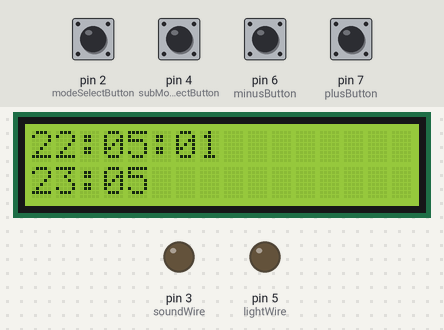
A sketch run on a simulated Arduino Uno, built with avr-gcc and run on an emulated ATmega328P. Parts: 16×2 character LCD, output pins drawn as LEDs (lit = HIGH). Inputs (shaded band) come from the test bench; at power-on: pin 2 (modeSelectButton) HIGH, pin 4 (subModeSelectButton), pin 6 (minusButton), pin 7 (plusButton) LOW.

Above: at 1.6 s.
1.7 s: pin 2 (modeSelectButton) pulled LOW for 0.15 s
At 2.26 s:
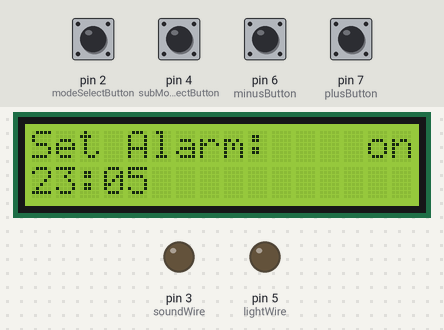
4.5 s: pin 6 (minusButton) pulled HIGH for 0.15 s
At 5.4 s:
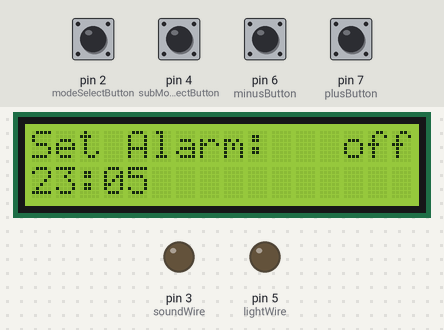
7.6 s: pin 2 (modeSelectButton) pulled LOW for 1 s
At 10.4 s:
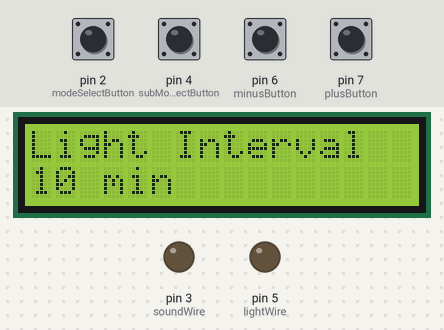
10.5 s: pin 2 (modeSelectButton) pulled LOW for 0.15 s
At 11.27 s:
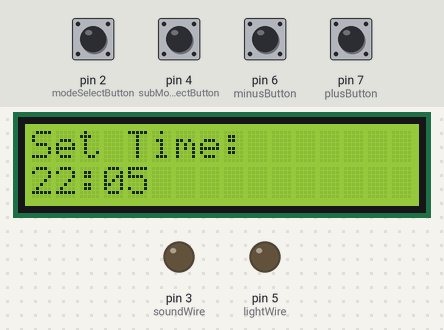
13.6 s: pin 4 (subModeSelectButton) pulled HIGH for 0.15 s
At 14.77 s:
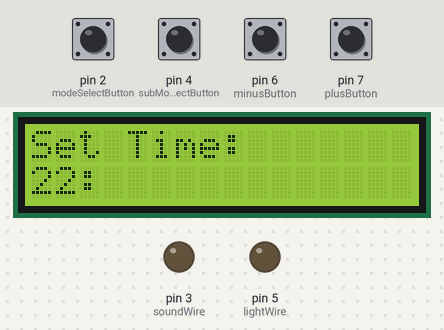
16.5 s: pin 7 (plusButton) pulled HIGH for 0.15 s
At 17.27 s:
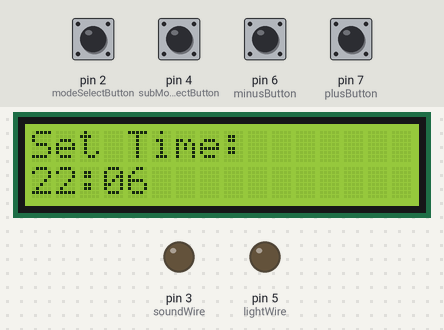
Timing chart, 0 to 19.5 s (numbered marks = the images above; inputs shaded):
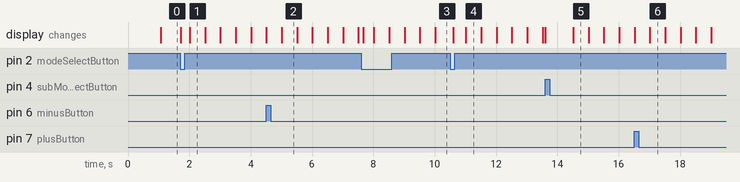

The sketch:

main.ino
```cpp
#include <LiquidCrystal.h>
#include <MsTimer2.h>
#include <TimerFreeTone.h>
#include <Metro.h>

/*
STATES
==================
0 = time
1 = alarm high
2 = set alarm
*/

/*LCD SETUP LCD SETUP LCD SETUP LCD SETUP LCD SETUP LCD SETUP */
const int rs = 13, en = 12, d4 = 11, d5 = 10, d6 = 9, d7 = 8;
LiquidCrystal lcd(rs, en, d4, d5, d6, d7);

//BUTTONS
const int plusButton = 7;
const int soundWire = 3;
const int minusButton = 6;
const int subModeSelectButton = 4;
const int lightWire = 5;
const int modeSelectButton = 2;

uint8_t state = 0;
uint8_t *subState;

uint8_t timeHours = 22;
uint8_t timeMinutes = 5;
uint8_t timeSeconds = 0;

uint8_t alarmHours = 23;
uint8_t alarmMinutes = 5;

uint8_t lightInterval = 10;
uint8_t alarmEnabled = 1;
bool snoozed = false;

void setup()
{

  //LCD ==========================
  lcd.begin(16, 2);

  //INTERRUPTS ===================
  attachInterrupt(digitalPinToInterrupt(modeSelectButton), modeSelect, FALLING);
  MsTimer2::set(1000, oneSecond);
  MsTimer2::start();

  //BUTTONS ======================
  pinMode(plusButton, INPUT);
  pinMode(minusButton, INPUT);
  pinMode(subModeSelectButton, INPUT);
  pinMode(soundWire, OUTPUT);
  pinMode(lightWire, OUTPUT);

  loadHome();
}


void normalizeTime()
{

  //ALARM ENABLED
  if(alarmEnabled%2 == 1) alarmEnabled = 1;
  if(alarmEnabled%2 == 0) alarmEnabled = 0;

  //LIGHT
  if(lightInterval < 5) lightInterval = 5;
  if(lightInterval > 60) lightInterval = 60;

  //TIME
  if(timeSeconds > 59)
  {
    timeMinutes += timeSeconds/60;
    timeSeconds %= 60;
  }

  if(timeMinutes > 59)
  {
    timeHours += timeMinutes/60;
    timeMinutes %= 60;
  }

  if(timeHours > 23)
    timeHours %= 24;


  //ALARM
  if(alarmMinutes > 59)
  {
    alarmHours += alarmMinutes/60;
    alarmMinutes %= 60;
  }

  if(alarmHours > 23)
    alarmHours %= 24;

}

void loop()
{

  //ALARM IS SOUNDING AND LIGHTS ARE FLASHING
  if(state == 1)
  {
    static Metro blink1Metro = Metro(100);

    if(blink1Metro.check())
    {
      static int y = 0;
      y = !y;

      //LIGHT OFF TONE ON
      if(y)
      {
        TimerFreeTone(soundWire, 1000, 100);
        digitalWrite(lightWire, LOW);
      }

      //LIGHT ON TONE OFF
      else
      {
        TimerFreeTone(soundWire, 0, 100);
        digitalWrite(lightWire, HIGH);
      }
    }
  }

  while(state == 2)
  {
    static int minusState = 0;
    static int plusState = 0;
    static int subModeChangeState = 0;
    static Metro blinkTimer = Metro(500);
    static bool blinkTimerFlag = false;

    if(blinkTimer.check())
    {
      blinkTimerFlag = !blinkTimerFlag;
      loadAlarmSet(blinkTimerFlag);
    }

    if(digitalRead(plusButton) && !minusState)
    {
      if(subState) (*subState)++;
      minusState = 1;
      normalizeTime();
      loadAlarmSet(false);
    }

    if(digitalRead(minusButton) && !plusState)
    {
      if(subState) (*subState)--;
      plusState = 1;
      normalizeTime();
      loadAlarmSet(false);
    }

    if(digitalRead(subModeSelectButton) && !subModeChangeState)
    {
      if(subState == &alarmEnabled) subState = &alarmHours;
      else if(subState == &alarmHours) subState = &alarmMinutes;
      else if(subState == &alarmMinutes) subState = &alarmEnabled;
      subModeChangeState = 1;
      loadAlarmSet(false);
    }

    if(!digitalRead(plusButton)) minusState = 0;
    if(!digitalRead(minusButton)) plusState = 0;
    if(!digitalRead(subModeSelectButton)) subModeChangeState = 0;
  }

  while(state == 3)
  {
    static int minusState = 0;
    static int plusState = 0;
    static Metro blinkTimer = Metro(500);
    static bool blinkTimerFlag = false;

    if(blinkTimer.check())
    {
      blinkTimerFlag = !blinkTimerFlag;
      loadLightSet(blinkTimerFlag);
    }

    if(digitalRead(plusButton) && !minusState)
    {
      if(subState) (*subState)++;
      minusState = 1;
      normalizeTime();
      loadLightSet(false);
    }

    if(digitalRead(minusButton) && !plusState)
    {
      if(subState) (*subState)--;
      plusState = 1;
      normalizeTime();
      loadLightSet(false);
    }

    if(!digitalRead(plusButton)) minusState = 0;
    if(!digitalRead(minusButton)) plusState = 0;

  }


  while(state == 4)
  {
    static int minusState = 0;
    static int plusState = 0;
    static int subModeChangeState = 0;
    static Metro blinkTimer = Metro(500);
    static bool blinkTimerFlag = false;

    if(blinkTimer.check())
    {
      blinkTimerFlag = !blinkTimerFlag;
      loadTimeSet(blinkTimerFlag);
    }

    if(digitalRead(plusButton) && !minusState)
    {
      if(subState) (*subState)++;
      minusState = 1;
      normalizeTime();
      loadTimeSet(false);
    }

    if(digitalRead(minusButton) && !plusState)
    {
      if(subState) (*subState)--;
      plusState = 1;
      normalizeTime();
      loadTimeSet(false);
    }

    if(digitalRead(subModeSelectButton) && !subModeChangeState)
    {
      if(subState == &timeHours) subState = &timeMinutes;
      else if(subState == &timeMinutes) subState = &timeHours;
      subModeChangeState = 1;
      loadTimeSet(false);
    }

    if(!digitalRead(plusButton)) minusState = 0;
    if(!digitalRead(minusButton)) plusState = 0;
    if(!digitalRead(subModeSelectButton)) subModeChangeState = 0;
  }

}
```

interrupts.ino
```cpp
void modeSelect()
{

   static unsigned long lastTime = 0;
   unsigned long interruptTime = millis();

   if(interruptTime - lastTime > 200)
   {

      //CHANGE STATE
      if(state == 0)
      {
        state = 2;
        loadAlarmSet(true);
      }

      else if(state == 1)
      {
        state = 0;
        alarmMinutes += 5;
        normalizeTime();
        snoozed = true;
      }

      else if(state == 2)
      {
        state = 3;
        loadLightSet(true);
      }

      else if(state == 3)
      {
        state = 4;
        loadTimeSet(true);
      }

      else if(state == 4)
      {
        state = 0;
        loadHome();
      }

      //INITIALIZE SUBSTATES
      if(state == 0) subState = 0;
      if(state == 1) subState = 0;
      if(state == 2) subState = &alarmEnabled;
      if(state == 3) subState = &lightInterval;
      if(state == 4) subState = &timeHours;
   }

   lastTime = interruptTime;

}

void oneSecond()
{
  //INCREMENT ONE SECOND
  timeSeconds++;
  normalizeTime();

  //CHECK TIMER
  if(alarmEnabled)
  {
    if(timeHours == alarmHours && timeMinutes == alarmMinutes) state = 1;

    //CHECK IF WERE IN THE LIGHT ZONE
    int16_t alarm = alarmHours*60 + alarmMinutes;
    int16_t timeMin = timeHours*60 + timeMinutes;
    int16_t light = (alarm + 1440 - lightInterval)%1440;
    uint16_t shift = 1440 - light;

    light = (light + shift)%1440;
    alarm = (alarm + shift)%1440;
    timeMin = (timeMin + shift)%1440;

    if(timeMin >= light && timeMin <= alarm)
      analogWrite(lightWire, 230*(timeMin + 1 - light)/lightInterval );

    if(snoozed) analogWrite(lightWire, 230);
  }


  //UPDATE THE PROGRAM
  if(state == 0 || state == 1) loadHome();
}
```

loadState.ino
```cpp
#include <Metro.h>


void loadHome()
{
  String topText = "";
  String bottomText = "";

  /* TOP TEXT ============================ */
  if(timeHours < 10) topText += '0';
  topText = topText + timeHours + ':';

  if(timeMinutes < 10) topText += '0';
  topText = topText + timeMinutes + ':';

  if(timeSeconds < 10) topText += '0';
  topText = topText + timeSeconds + "        ";

  /* BOTTOM TEXT ========================= */
  if(alarmEnabled == 1)
  {
    if(alarmHours < 10) bottomText += '0';
    bottomText = bottomText + alarmHours + ":";

    if(alarmMinutes < 10) bottomText += '0';
    bottomText = bottomText + alarmMinutes + "           ";
  }
  else bottomText = "                ";

  //UPLOAD TEXT
  lcd.setCursor(0, 0);
  lcd.print(topText);

  lcd.setCursor(0, 1);
  lcd.print(bottomText);

}

void loadAlarmSet(bool blinkValue)
{
  String topText = "";
  String bottomText = "";

  /* TOP TEXT ============================*/
  topText += "Set Alarm: ";

  if(blinkValue && subState == &alarmEnabled) topText = topText + "     ";

  else
  {
    if(alarmEnabled == 1) topText += "   on";
    else if(alarmEnabled == 0) topText += "  off";
  }

  /* BOTTOM TEXT ========================= */
  if(blinkValue && subState == &alarmHours) bottomText = bottomText + "  ";

  else
  {
    if(alarmHours < 10) bottomText += '0';
    bottomText = bottomText + alarmHours;
  }

  bottomText += ':';

  if(blinkValue && subState == &alarmMinutes) bottomText = bottomText + "  ";

  else
  {
    if(alarmMinutes < 10) bottomText += '0';
    bottomText = bottomText + alarmMinutes;
  }

  bottomText += "           ";

  //UPLOAD TEXT
  lcd.setCursor(0, 0);
  lcd.print(topText);
  lcd.setCursor(0, 1);
  lcd.print(bottomText);
}

void loadLightSet(bool blinkValue)
{
  String topText = "";
  String bottomText = "";

  /* TOP TEXT ============================*/
  topText += "Light Interval  ";

  /* BOTTOM TEXT ========================= */
  if(blinkValue) bottomText = bottomText + "                :";
  else bottomText = bottomText + lightInterval + " min           ";

  //UPLOAD TEXT
  lcd.setCursor(0, 0);
  lcd.print(topText);
  lcd.setCursor(0, 1);
  lcd.print(bottomText);
}


void loadTimeSet(bool blinkValue)
{
  String topText = "";
  String bottomText = "";

  /* TOP TEXT ============================*/
  topText += "Set Time:       ";

  /* BOTTOM TEXT ========================= */
  if(blinkValue && subState == &timeHours) bottomText = bottomText + "  ";

  else
  {
    if(timeHours < 10) bottomText += '0';
    bottomText = bottomText + timeHours;
  }

  bottomText += ':';

  if(blinkValue && subState == &timeMinutes) bottomText = bottomText + "  ";

  else
  {
    if(timeMinutes < 10) bottomText += '0';
    bottomText = bottomText + timeMinutes;
  }

  bottomText += "           ";

  //UPLOAD TEXT
  lcd.setCursor(0, 0);
  lcd.print(topText);
  lcd.setCursor(0, 1);
  lcd.print(bottomText);
}
```

Measured:
- after the input at 1.7 s, the display: first changes at once (image 1 shows a later state)
- after the input at 4.5 s, the display: first differs from a run without the input after 0.51 s (image 2)
- after the input at 7.6 s, the display: first changes after 0.08 s (image 3 shows a later state)
- after the input at 10.5 s, the display: first changes after 0.11 s (image 4 shows a later state)
- after the input at 16.5 s, the display: first differs from a run without the input after 0.52 s (image 6)
- what the display in image 1 shows lasts 0.5 s, from 2.0 s to 2.5 s
